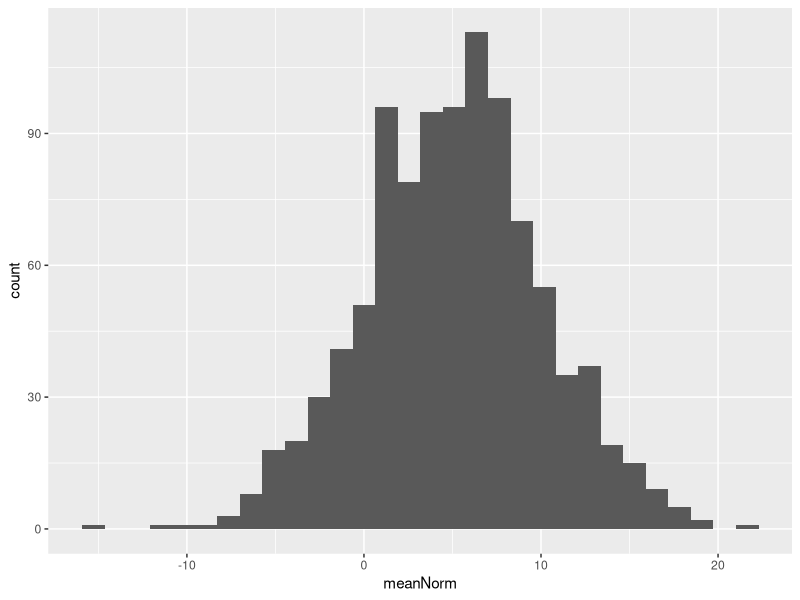
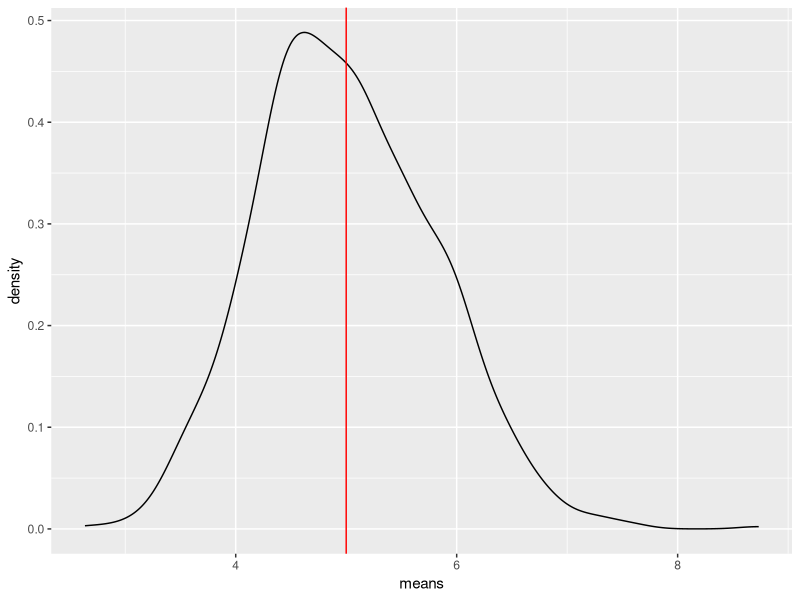
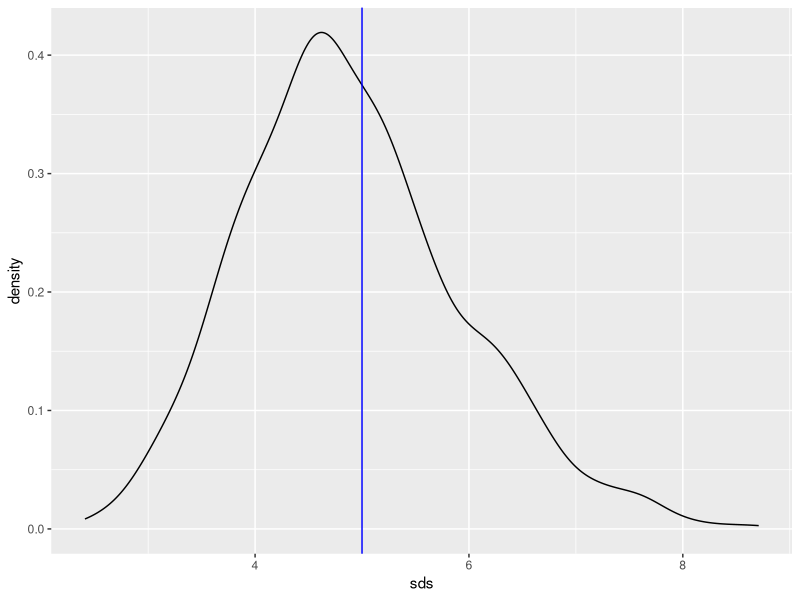
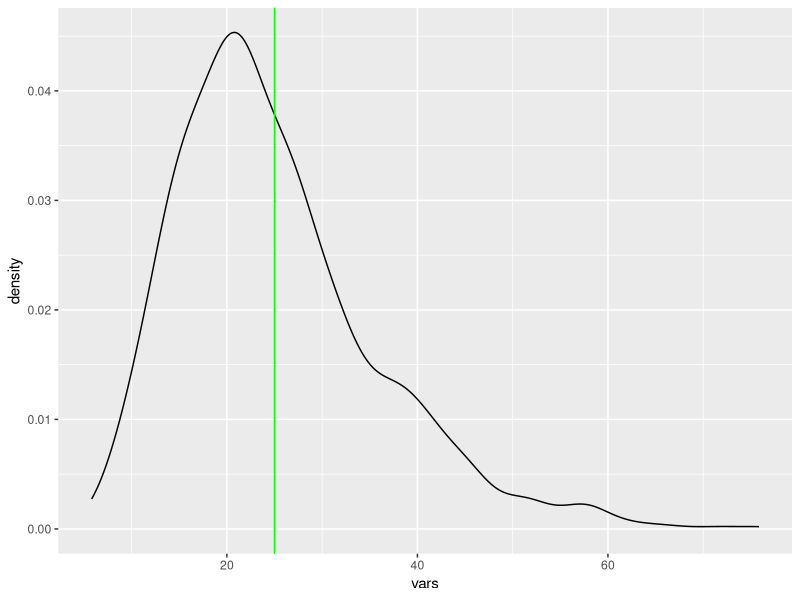
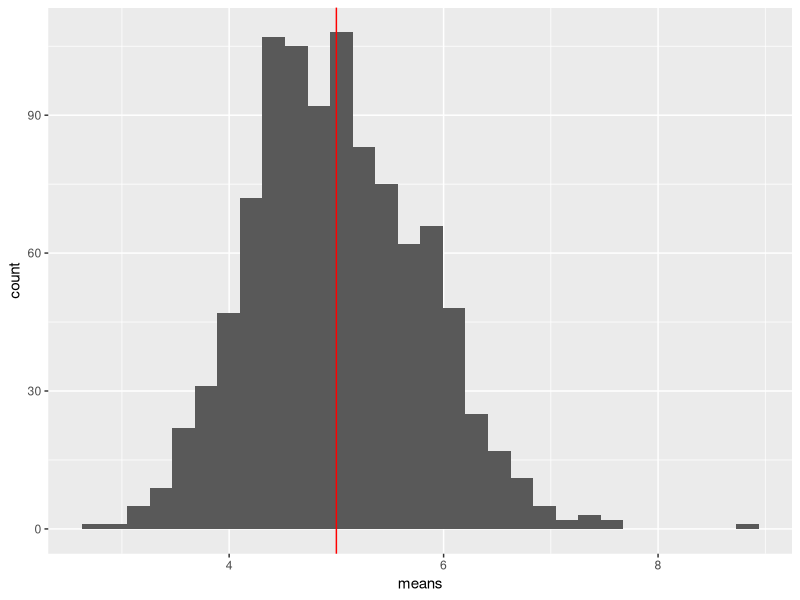
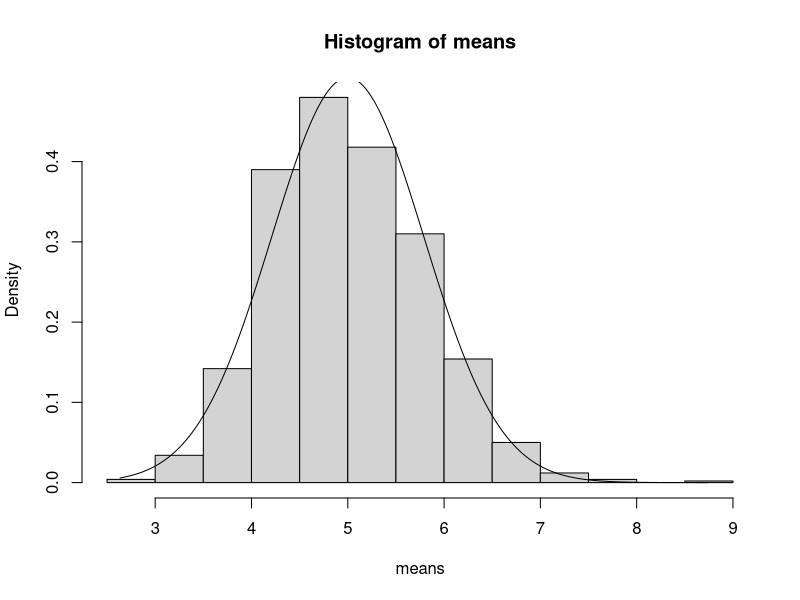
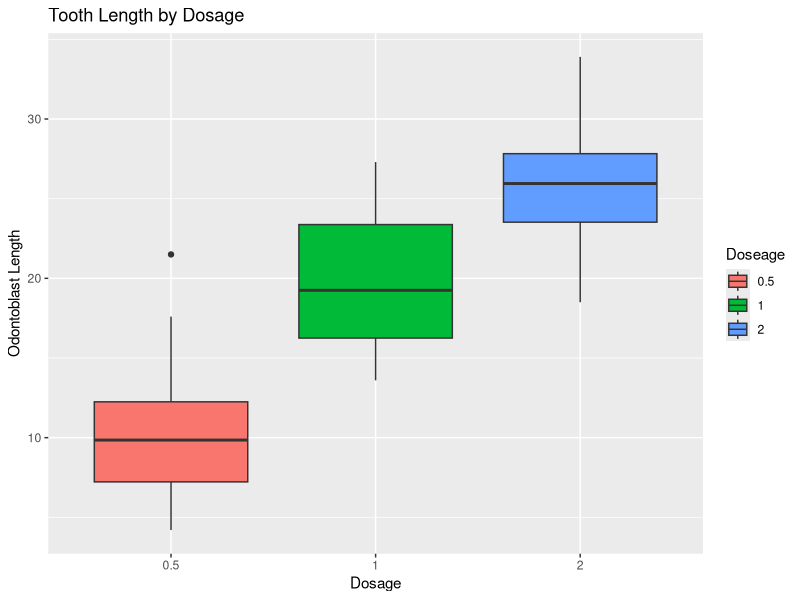
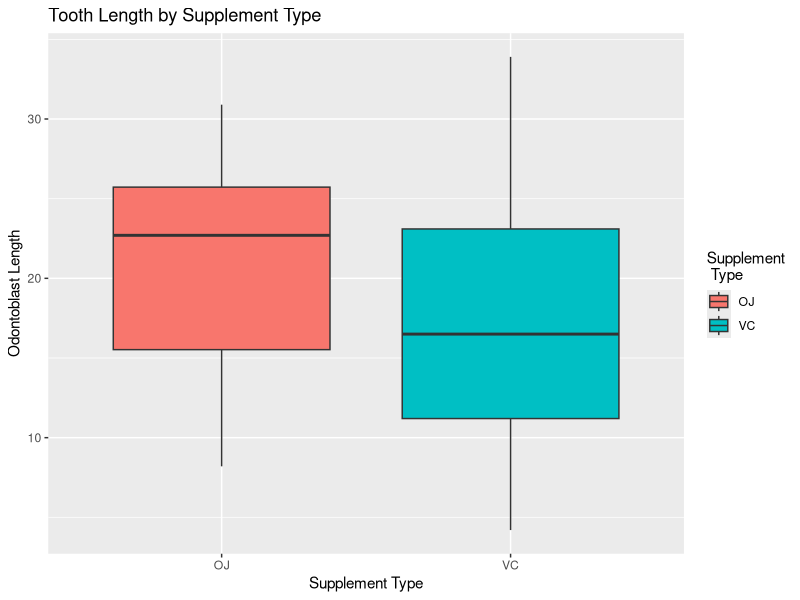

Source code (R) for these figures, in order: (Note: this script raises an error after producing the figures.)
library(ggplot2)

N <- 40 # number of averages
lambda <- 0.2 # rate parameter
nSims <- 1000

set.seed(5730)
simData <- replicate(nSims, rexp(n = N, rate = lambda))

means <- apply(simData, MARGIN = 2, FUN = mean)
sds <- apply(simData, MARGIN = 2, FUN = sd)
vars <- apply(simData, MARGIN = 2, FUN = var)

truMean <- 1/lambda
truSD <- 1/lambda
truVar <- truSD^2


meanNorm <- rnorm(1000, mean = 5, sd = 5)



ggplot(data = as.data.frame(meanNorm)) +
    geom_histogram(aes(x=meanNorm))

meanDist <- ggplot(data = as.data.frame(means)) +
    geom_density(aes(x = means)) +
    geom_vline(xintercept = truMean, color = "red")
meanDist

sdDist <- ggplot(data = as.data.frame(sds)) +
    geom_density(aes(x = sds)) +
    geom_vline(xintercept = truSD, color = "blue")
sdDist

varDist <- ggplot(data = as.data.frame(vars)) +
    geom_density(aes(x = vars)) +
    geom_vline(xintercept = truVar, color = "green")
varDist


meanDist <- ggplot(data = as.data.frame(means)) +
    geom_histogram(aes(x = means)) +
    geom_vline(xintercept = truMean, color = "red")
meanDist

x <- seq(min(means), max(means), length = nSims)
hist(means, probability = T)
lines(x, dnorm(x, truMean, sd = truSD/sqrt(N)), type = "l")

#### Tooth Growth

data("ToothGrowth")
str(ToothGrowth)

help(ToothGrowth)

ggplot(ToothGrowth) +
    geom_boxplot(aes(x = as.factor(dose), y = len, fill = as.factor(dose))) +
    ggtitle( "Tooth Length by Dosage") +
    xlab("Dosage") +
    ylab("Odontoblast Length") +
    labs(fill = "Doseage")

ggplot(ToothGrowth) +
    geom_boxplot(aes(x = supp, y = len, fill = supp)) +
    ggtitle( "Tooth Length by Supplement Type") +
    xlab("Supplement Type") +
    ylab("Odontoblast Length") +
    labs(fill = "Supplement\n Type")

ggplot(ToothGrowth) +
    geom_boxplot(aes(x = as.factor(dose), y = len, fill = as.factor(supp))) +
    ggtitle( "Tooth Length by Dosage and Supplement Type") +
    xlab("Dosage") +
    ylab("Odontoblast Length") +
    labs(fill = "Supplement\nType")

suppByDose <- split(ToothGrowth, list(ToothGrowth$supp, as.factor(ToothGrowth$dose)))
sapply(suppByDose, function(x) mean(x[,1]))
sapply(suppByDose, function(x) length(x[,1]))
groupVars <- sapply(suppByDose, function(x) var(x[,1]))
max(groupVars)/min(groupVars)

library(car)
leveneTest(ToothGrowth$len ~ as.factor(ToothGrowth$dose)*ToothGrowth$supp,
           center = median)
leveneTest(ToothGrowth$len ~ as.factor(ToothGrowth$dose),
           center = median)

byDose <- split(ToothGrowth, ToothGrowth$dose)
byDose
sapply(byDose, function(x) var(x[,1]))
sapply(byDose, function(x) length(x[,1]))
t.test(byDose[2][[1]][1], byDose[3][[1]][1],
       alternative = "two.sided", paired = FALSE, var.equal = TRUE)


leveneTest(ToothGrowth$len ~ as.factor(ToothGrowth$supp),
           center = median)

bySupp <- split(ToothGrowth, ToothGrowth$supp)
bySupp
sapply(bySupp, function(x) var(x[,1]))
t.test(bySupp[1][[1]][1], bySupp[2][[1]][1],
       alternative = "greater", paired = FALSE, var.equal = TRUE)


t.test(len ~ supp, data = ToothGrowth, var.equal = TRUE, paired = FALSE)
